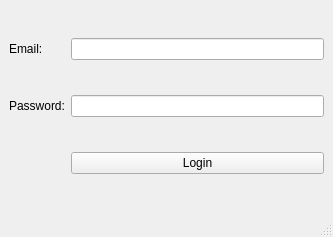
<?xml version="1.0" encoding="UTF-8"?>
<ui version="4.0">
 <class>LoginPage</class>
 <widget class="QMainWindow" name="LoginPage">
  <property name="geometry">
   <rect>
    <x>0</x>
    <y>0</y>
    <width>333</width>
    <height>237</height>
   </rect>
  </property>
  <property name="windowTitle">
   <string>Login</string>
  </property>
  <property name="windowIcon">
   <iconset>
    <normaloff>../icon/Jicon.png</normaloff>../icon/Jicon.png</iconset>
  </property>
  <widget class="QWidget" name="centralwidget">
   <layout class="QGridLayout" name="gridLayout">
    <item row="2" column="1">
     <widget class="QPushButton" name="pushButton">
      <property name="text">
       <string>Login</string>
      </property>
     </widget>
    </item>
    <item row="1" column="1">
     <widget class="QLineEdit" name="password_text">
      <property name="echoMode">
       <enum>QLineEdit::Password</enum>
      </property>
     </widget>
    </item>
    <item row="0" column="0">
     <widget class="QLabel" name="username_label">
      <property name="text">
       <string>Email:</string>
      </property>
     </widget>
    </item>
    <item row="1" column="0">
     <widget class="QLabel" name="username_label_2">
      <property name="frameShape">
       <enum>QFrame::NoFrame</enum>
      </property>
      <property name="text">
       <string>Password:</string>
      </property>
     </widget>
    </item>
    <item row="0" column="1">
     <widget class="QLineEdit" name="username_text"/>
    </item>
   </layout>
  </widget>
  <widget class="QMenuBar" name="menubar">
   <property name="geometry">
    <rect>
     <x>0</x>
     <y>0</y>
     <width>333</width>
     <height>22</height>
    </rect>
   </property>
  </widget>
  <widget class="QStatusBar" name="statusbar"/>
 </widget>
 <resources/>
 <connections>
  <connection>
   <sender>username_text</sender>
   <signal>returnPressed()</signal>
   <receiver>password_text</receiver>
   <slot>selectAll()</slot>
   <hints>
    <hint type="sourcelabel">
     <x>232</x>
     <y>67</y>
    </hint>
    <hint type="destinationlabel">
     <x>229</x>
     <y>119</y>
    </hint>
   </hints>
  </connection>
  <connection>
   <sender>password_text</sender>
   <signal>returnPressed()</signal>
   <receiver>pushButton</receiver>
   <slot>animateClick()</slot>
   <hints>
    <hint type="sourcelabel">
     <x>286</x>
     <y>130</y>
    </hint>
    <hint type="destinationlabel">
     <x>283</x>
     <y>159</y>
    </hint>
   </hints>
  </connection>
 </connections>
</ui>
